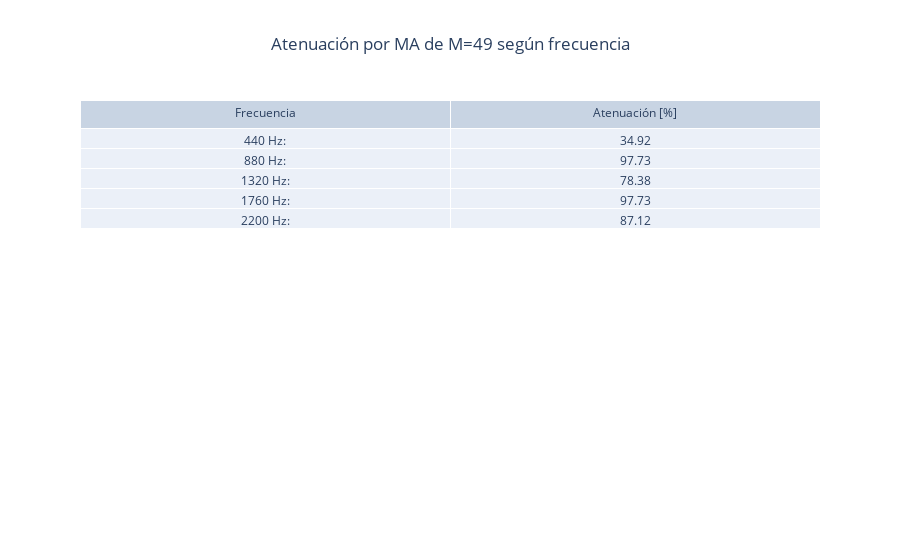

Notebook code for this chart:
### Markdown cell above
Se chequea que se cumpla la atenuación para todos los armónicos

### Code cell
att_MA_avg_440 = np.round(100*(1-response_MA_f(AX1,M_minus90_avg,440)),2)
att_MA_avg_880 = np.round(100*(1-response_MA_f(AX1,M_minus90_avg,440*2)),2)
att_MA_avg_1320 = np.round(100*(1-response_MA_f(AX1,M_minus90_avg,440*3)),2)
att_MA_avg_1760 = np.round(100*(1-response_MA_f(AX1,M_minus90_avg,440*4)),2)
att_MA_avg_2200 = np.round(100*(1-response_MA_f(AX1,M_minus90_avg,440*5)),2)

DC_SNR_layout = go.Layout(
    title='Atenuación por MA de M=%i según frecuencia' %M_minus90_avg,
    title_x=0.5,
    margin=go.layout.Margin(
        autoexpand=True
    )
)

fig8 = go.Figure(data=[go.Table(header=dict(values=['Frecuencia', 'Atenuación [%]'],align='center'),
                cells=dict(values=[['440 Hz:','880 Hz:','1320 Hz:','1760 Hz:','2200 Hz:'], [att_MA_avg_440, att_MA_avg_880, att_MA_avg_1320, att_MA_avg_1760, att_MA_avg_2200]],align='center'))
                ],
                layout=DC_SNR_layout)
fig8.show()

### Figure 1 — Plotly figure (JSON) as saved in the notebook; plotly's stock layout.template omitted (floating-point values rounded to 4 significant figures)
{"data": [{"cells": {"align": "center", "values": [["440 Hz:", "880 Hz:", "1320 Hz:", "1760 Hz:", "2200 Hz:"], [34.92, 97.73, 78.38, 97.73, 87.12]]}, "header": {"align": "center", "values": ["Frecuencia", "Atenuación [%]"]}, "type": "table"}], "layout": {"margin": {"autoexpand": true}, "title": {"text": "Atenuación por MA de M=49 según frecuencia", "x": 0.5}}}
